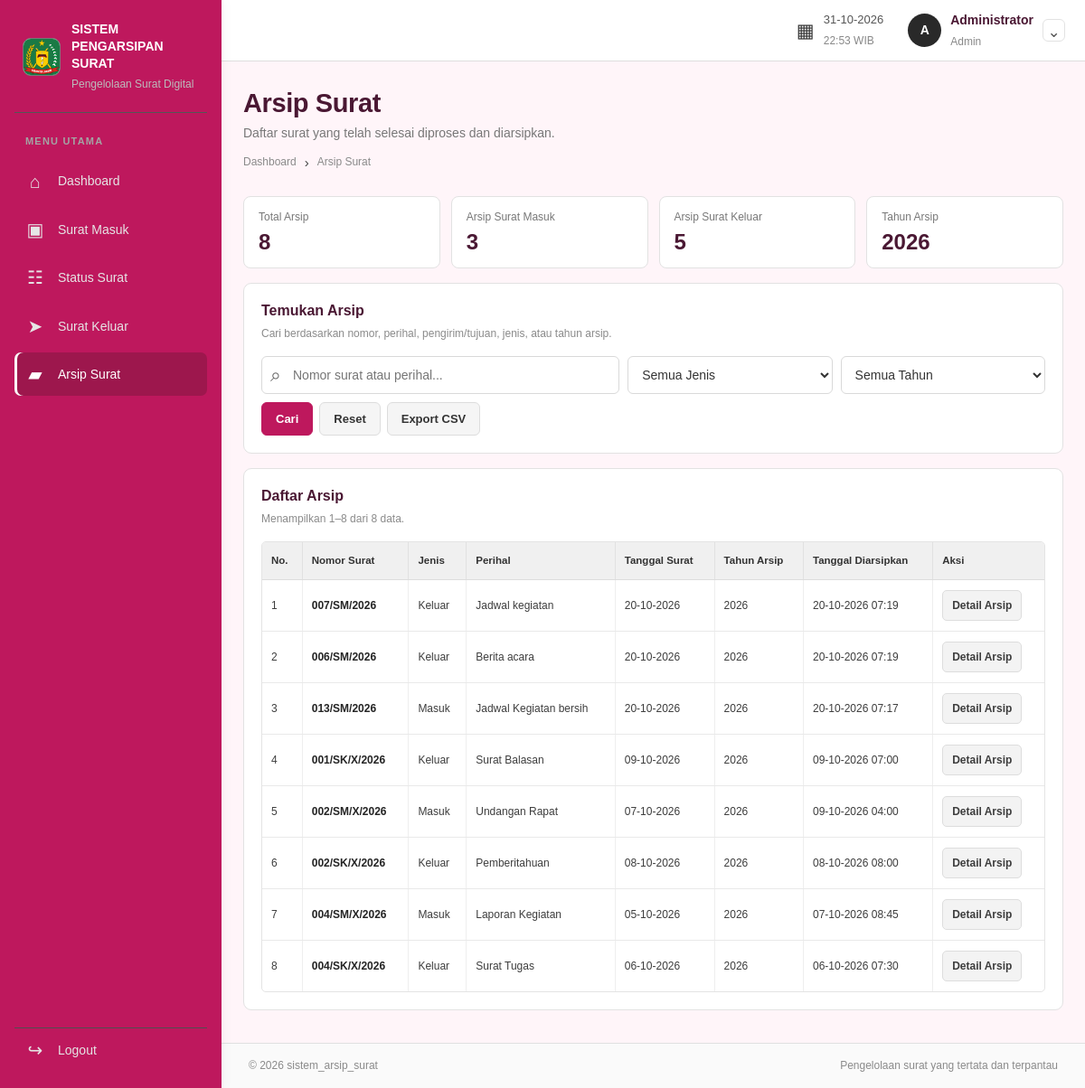
Screenshot of /admin/arsip_surat/index.php (signed in) with the database file from the repository.
### tables this page shows
CREATE TABLE `arsip_surat` (
  `id` bigint(20) UNSIGNED NOT NULL,
  `surat_id` int(10) UNSIGNED NOT NULL,
  `tahun_arsip` year(4) NOT NULL,
  `lokasi_arsip` varchar(180) NOT NULL DEFAULT 'Arsip Digital',
  `keterangan` varchar(500) DEFAULT NULL,
  `archived_by` int(10) UNSIGNED NOT NULL,
  `archived_at` timestamp NOT NULL DEFAULT current_timestamp()
);

CREATE TABLE `surat` (
  `id` int(10) UNSIGNED NOT NULL,
  `jenis_surat` enum('Masuk','Keluar') NOT NULL,
  `nomor_surat` varchar(100) NOT NULL,
  `tanggal_surat` date NOT NULL,
  `tanggal_diterima` date DEFAULT NULL,
  `pengirim` varchar(200) NOT NULL DEFAULT '',
  `tujuan` varchar(200) NOT NULL DEFAULT '',
  `perihal` varchar(250) NOT NULL,
  `deskripsi` text DEFAULT NULL,
  `uploaded_file` varchar(255) DEFAULT NULL,
  `status` varchar(40) NOT NULL,
  `created_by` int(10) UNSIGNED NOT NULL,
  `updated_by` int(10) UNSIGNED DEFAULT NULL,
  `created_at` timestamp NOT NULL DEFAULT current_timestamp(),
  `updated_at` timestamp NOT NULL DEFAULT current_timestamp() ON UPDATE current_timestamp()
);

### admin/arsip_surat/index.php (the view, shortened to what this page needs)
<?php
require_once __DIR__ . '/../../include/auth_admin.php';
$role='Admin';$area='admin';$activeMenu='arsip';$pageTitle='Arsip Surat';
$q=trim((string)($_GET['q']??''));$like='%'.$q.'%';$year=trim((string)($_GET['tahun']??''));if($year!=='' && !preg_match('/^20\d{2}$/',$year))$year='';
$typeFilter=trim((string)($_GET['jenis']??''));if(!in_array($typeFilter,['Masuk','Keluar'],true))$typeFilter='';
$page=max(1,(int)($_GET['page']??1));$perPage=10;
$count=$conn->prepare("SELECT COUNT(*) AS total FROM arsip_surat a JOIN surat s ON s.id=a.surat_id WHERE s.status='Selesai' AND (?='' OR s.jenis_surat=?) AND (?='' OR s.nomor_surat LIKE ? OR s.perihal LIKE ? OR s.pengirim LIKE ? OR s.tujuan LIKE ?) AND (?='' OR a.tahun_arsip=?)");
$count->bind_param('sssssssss',$typeFilter,$typeFilter,$q,$like,$like,$like,$like,$year,$year);$count->execute();$total=(int)$count->get_result()->fetch_assoc()['total'];$count->close();
$totalPages=max(1,(int)ceil($total/$perPage));$page=min($page,$totalPages);$offset=($page-1)*$perPage;
$stmt=$conn->prepare("SELECT a.id AS archive_id,a.tahun_arsip,a.lokasi_arsip,a.keterangan AS keterangan_arsip,a.archived_at,s.* FROM arsip_surat a JOIN surat s ON s.id=a.surat_id WHERE s.status='Selesai' AND (?='' OR s.jenis_surat=?) AND (?='' OR s.nomor_surat LIKE ? OR s.perihal LIKE ? OR s.pengirim LIKE ? OR s.tujuan LIKE ?) AND (?='' OR a.tahun_arsip=?) ORDER BY a.archived_at DESC LIMIT ? OFFSET ?");
$stmt->bind_param('sssssssssii',$typeFilter,$typeFilter,$q,$like,$like,$like,$like,$year,$year,$perPage,$offset);$stmt->execute();$rows=$stmt->get_result();
require __DIR__ . '/../../include/header.php';
?>
<div class="page-heading"><div><h1>Arsip Surat</h1><p>Daftar surat yang telah selesai diproses dan diarsipkan.</p><div class="breadcrumbs"><a href="<?= BASE_URL ?>/<?= $area ?>/dashboard.php">Dashboard</a><span>›</span>Arsip Surat</div></div></div>
<div class="mini-stats"><div><span>Total Arsip</span><strong><?= number_format($total) ?></strong></div><div><span>Arsip Surat Masuk</span><?php $c=$conn->query("SELECT COUNT(*) jumlah FROM arsip_surat a JOIN surat s ON s.id=a.surat_id WHERE s.jenis_surat='Masuk' AND s.status='Selesai'")->fetch_assoc(); ?><strong><?= number_format((int)$c['jumlah']) ?></strong></div><div><span>Arsip Surat Keluar</span><?php $c=$conn->query("SELECT COUNT(*) jumlah FROM arsip_surat a JOIN surat s ON s.id=a.surat_id WHERE s.jenis_surat='Keluar' AND s.status='Selesai'")->fetch_assoc(); ?><strong><?= number_format((int)$c['jumlah']) ?></strong></div><div><span>Tahun Arsip</span><strong><?= date('Y') ?></strong></div></div>
<section class="panel filter-panel"><div class="panel-heading"><div><h2>Temukan Arsip</h2><p>Cari berdasarkan nomor, perihal, pengirim/tujuan, jenis, atau tahun arsip.</p></div></div><form class="filter-form archive-filter" method="get"><label class="search-input"><span>⌕</span><input type="search" name="q" value="<?= htmlspecialchars($q,ENT_QUOTES,'UTF-8') ?>" placeholder="Nomor surat atau perihal..."></label><select name="jenis"><option value="">Semua Jenis</option><option value="Masuk" <?= $typeFilter==='Masuk'?'selected':'' ?>>Surat Masuk</option><option value="Keluar" <?= $typeFilter==='Keluar'?'selected':'' ?>>Surat Keluar</option></select><select name="tahun"><option value="">Semua Tahun</option><?php while($yr=$years->fetch_assoc()): ?><option value="<?= (int)$yr['tahun_arsip'] ?>" <?= $year==(string)$yr['tahun_arsip']?'selected':'' ?>><?= (int)$yr['tahun_arsip'] ?></option><?php endwhile; ?></select><div class="filter-actions"><button class="button button-dark" type="submit">Cari</button><a class="button button-light" href="<?= BASE_URL ?>/<?= $area ?>/arsip_surat/index.php">Reset</a><a class="button button-light" href="<?= BASE_URL ?>/proses/surat_export.php?jenis=<?= urlencode($typeFilter) ?>&q=<?= urlencode($q) ?>&arsip=1&tahun=<?= urlencode($year) ?>">Export CSV</a></div></form></section>
<section class="panel"><div class="panel-heading"><div><h2>Daftar Arsip</h2><p>Menampilkan <?= $total?$offset+1:0 ?>–<?= min($offset+$perPage,$total) ?> dari <?= number_format($total) ?> data.</p></div></div><?php if($rows->num_rows>0): ?><div class="table-wrap"><table><thead><tr><th>No.</th><th>Nomor Surat</th><th>Jenis</th><th>Perihal</th><th>Tanggal Surat</th><th>Tahun Arsip</th><th>Tanggal Diarsipkan</th><th>Aksi</th></tr></thead><tbody><?php $no=$offset+1;while($row=$rows->fetch_assoc()): ?><tr><td><?= $no++ ?></td><td class="cell-strong"><?= htmlspecialchars($row['nomor_surat'],ENT_QUOTES,'UTF-8') ?></td><td><?= $row['jenis_surat']==='Masuk'?'Masuk':'Keluar' ?></td><td><?= htmlspecialchars($row['perihal'],ENT_QUOTES,'UTF-8') ?></td><td><?= date('d-m-Y',strtotime($row['tanggal_surat'])) ?></td><td><?= (int)$row['tahun_arsip'] ?></td><td><?= date('d-m-Y H:i',strtotime($row['archived_at'])) ?></td><td><a class="button-small" href="<?= BASE_URL ?>/<?= $area ?>/arsip_surat/detail.php?id=<?= (int)$row['id'] ?>">Detail Arsip</a></td></tr><?php endwhile; ?></tbody></table></div><?php else: ?><div class="empty-state">Belum ada arsip yang cocok dengan filter ini.</div><?php endif; ?><?php if($totalPages>1): ?><nav class="pagination" aria-label="Paginasi"><?php for($p=1;$p<=$totalPages;$p++):$params=$_GET;$params['page']=$p; ?><a class="<?= $p===$page?'current':'' ?>" href="?<?= htmlspecialchars(http_build_query($params),ENT_QUOTES,'UTF-8') ?>"><?= $p ?></a><?php endfor; ?></nav><?php endif; ?></section>
<?php require __DIR__ . '/../../include/footer.php'; ?>

### rows the page displays
arsip_surat: surat.nomor_surat "007/SM/2026", shows "Keluar", surat.perihal "Jadwal kegiatan", surat.tanggal_surat "20-10-2026", tahun_arsip "2026", archived_at "20-10-2026 07:19"
arsip_surat: surat.nomor_surat "006/SM/2026", shows "Keluar", surat.perihal "Berita acara", surat.tanggal_surat "20-10-2026", tahun_arsip "2026", archived_at "20-10-2026 07:19"
arsip_surat: surat.nomor_surat "013/SM/2026", shows "Masuk", surat.perihal "Jadwal Kegiatan bersih", surat.tanggal_surat "20-10-2026", tahun_arsip "2026", archived_at "20-10-2026 07:17"
arsip_surat: surat.nomor_surat "001/SK/X/2026", shows "Keluar", surat.perihal "Surat Balasan", surat.tanggal_surat "09-10-2026", tahun_arsip "2026", archived_at "09-10-2026 07:00"
arsip_surat: surat.nomor_surat "002/SM/X/2026", shows "Masuk", surat.perihal "Undangan Rapat", surat.tanggal_surat "07-10-2026", tahun_arsip "2026", archived_at "09-10-2026 04:00"
arsip_surat: surat.nomor_surat "002/SK/X/2026", shows "Keluar", surat.perihal "Pemberitahuan", surat.tanggal_surat "08-10-2026", tahun_arsip "2026", archived_at "08-10-2026 08:00"
arsip_surat: surat.nomor_surat "004/SM/X/2026", shows "Masuk", surat.perihal "Laporan Kegiatan", surat.tanggal_surat "05-10-2026", tahun_arsip "2026", archived_at "07-10-2026 08:45"
arsip_surat: surat.nomor_surat "004/SK/X/2026", shows "Keluar", surat.perihal "Surat Tugas", surat.tanggal_surat "06-10-2026", tahun_arsip "2026", archived_at "06-10-2026 07:30"

### other values shown
substr($userInfo['nama'] ?? 'U', 0, 1) "A"
$userInfo['nama'] "Administrator"
$role "Admin"
$total "8"
$c['jumlah'] "3"
$c['jumlah'] "5"
$offset+1 "1"
min($offset+$perPage,$total) "8"
